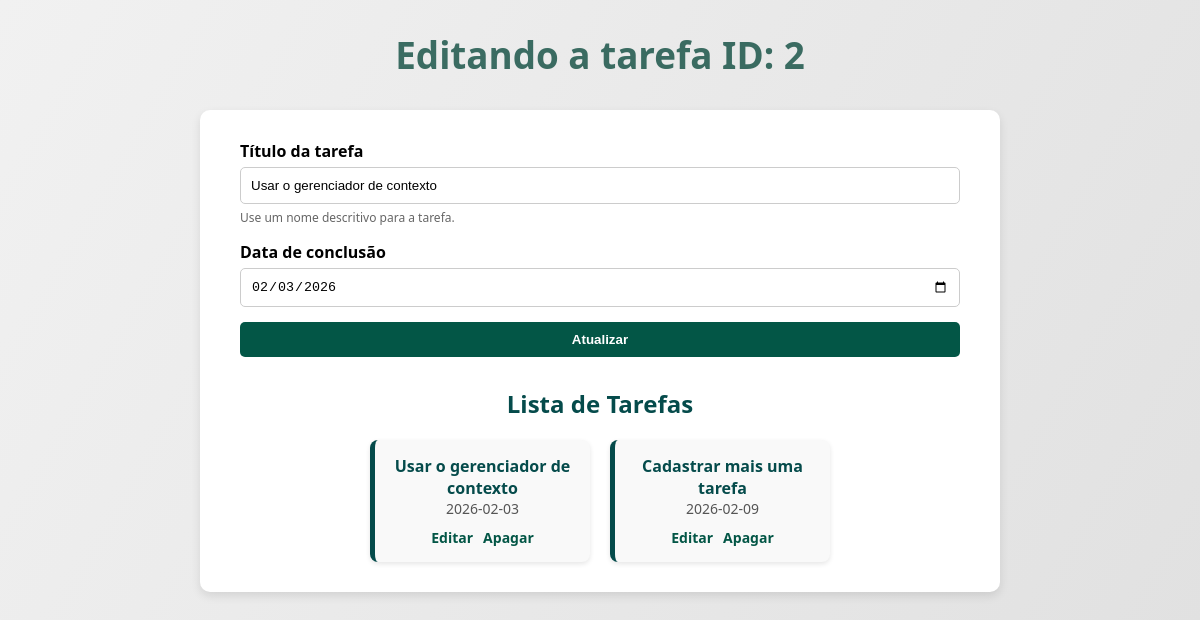
Screenshot of /update/2 with the database file from the repository.
### tables this page shows
CREATE TABLE tarefas (
        id INTEGER PRIMARY KEY AUTOINCREMENT,
        titulo_tarefa TEXT NOT NULL,
        data_conclusao TEXT);

### app.py (the view)
@app.route('/update/<int:idTarefa>', methods=['GET', 'POST'] )
def update(idTarefa):
    tarefa = None
    if request.method == 'POST':
        titulo = request.form['titulo-tarefa']
        data = request.form['data-conclusao']
        tarefa = Tarefa(titulo, data, idTarefa)
        tarefa.atualizar_tarefa()
        return redirect(url_for('agenda'))
    tarefas = Tarefa.obter_tarefas()
    tarefa_selecionada = Tarefa.id(idTarefa)
    return render_template('agenda.html', titulo=f'Editando a tarefa ID: {idTarefa}', tarefas=tarefas, tarefa_selecionada=tarefa_selecionada)

### models/database.py (called while the page is built)
    def buscar_tudo(self, query: str, params: tuple = ()) -> list[Any]:
        self.cursor.execute(query, params)
        return self.cursor.fetchall()

    def close(self) -> None:
        self.connection.close()

    def __enter__(self) -> Self:
        return self

    def __exit__(self, exc_type: Optional[Type[BaseException]], exc_value: Optional[BaseException], tb: Optional[TracebackType]) -> None:
        if exc_type is not None:
            print('Exceção capturada no contexto:')
            print(f'Tipo: {exc_type.__name__}')
            print(f'Mensagem: {exc_value}')
            print('Traceback completo:')
            traceback.print_tb(tb)
        self.close()

### models/tarefa.py (called while the page is built)
    @classmethod
    def id(cls, id: int) -> Self:
        with Database('./data/tarefas.sqlite3') as db:
            query: str = 'SELECT titulo_tarefa, data_conclusao FROM tarefas WHERE id = ?;'
            params: tuple = (id,)
            resultado: list[Any] = db.buscar_tudo(query, params)
            [[titulo, data]] = resultado
        return cls(id_tarefa=id, titulo_tarefa=titulo, data_conclusao=data)

    @classmethod
    def obter_tarefas(cls):
        with Database('./data/tarefas.sqlite3') as db:
            query = 'SELECT titulo_tarefa, data_conclusao, id FROM tarefas;'
            resultados: list[Any] = db.buscar_tudo(query)
            tarefas: list[Self] = [cls(titulo, data, id) for titulo, data, id in resultados]
            return tarefas

### templates/agenda.html
{% extends 'base.html' %}
{% block content %}
<section class="card formulario">
    <form method="POST">
        <div class="campo">
            <label for="titulo-tarefa">Título da tarefa</label>
            <input
                type="text"
                name="titulo-tarefa"
                id="titulo-tarefa"
                value="{{ tarefa_selecionada.titulo_tarefa if tarefa_selecionada else '' }}"
                required
            >
            <small>Use um nome descritivo para a tarefa.</small>
        </div>
        <div class="campo">
            <label for="data-conclusao">Data de conclusão</label>
            <input
                type="date"
                name="data-conclusao"
                id="data-conclusao"
                value="{{ tarefa_selecionada.data_conclusao if tarefa_selecionada else '' }}"
            >
        </div>
        <button type="submit">
            {{ 'Atualizar' if tarefa_selecionada else 'Adicionar' }}
        </button>
    </form>
</section>
<h2>Lista de Tarefas</h2>
{% if tarefas %}
<section id="lista-de-tarefas">
    {% for tarefa in tarefas %}
    <div class="card-tarefa">
        <p>{{ tarefa.titulo_tarefa }}</p>
        <span class="data">
            {{ tarefa.data_conclusao or 'Sem data definida' }}
        </span>
        <div class="acoes">
            <a href="{{ url_for('update', idTarefa=tarefa.id_tarefa) }}">Editar</a>
            <a href="{{ url_for('delete', idTarefa=tarefa.id_tarefa) }}">Apagar</a>
        </div>
    </div>
    {% endfor %}
</section>
{% else %}
<p class="vazio">Nenhuma tarefa cadastrada</p>
{% endif %}
{% endblock %}

### static/style.css (style rules this page uses)
* { margin: 0; padding: 0; box-sizing: border-box; }
.formulario form { display: flex; flex-direction: column; gap: 15px; }
.campo { display: flex; flex-direction: column; gap: 5px; }
.campo label { font-weight: bold; }
.campo input { padding: 10px; border-radius: 5px; border: 1px solid #ccc; }
.campo small { font-size: 12px; color: #666; }
button { padding: 10px; background-color: #035646; color: white; border: none; border-radius: 5px; font-weight: bold; cursor: pointer; }
h2 { text-align: center; margin: 30px 0 20px; color: #054b4b; }
#lista-de-tarefas { display: flex; flex-wrap: wrap; justify-content: center; gap: 20px; }
.card-tarefa { flex: 1 1 220px; min-width: 220px; max-width: 220px; min-height: 120px; background: #f9f9f9; border-left: 5px solid #054b4b; border-radius: 8px; padding: 15px; text-align: center; display: flex; flex-direction: column; justify-content: space-between; box-shadow: 0 2px 5px rgba(0,0,0,0.1); }
.card-tarefa p { font-weight: bold; color: #054b4b; }
.card-tarefa .data { font-size: 14px; color: #555; }
.acoes { display: flex; justify-content: center; gap: 10px; margin-top: 10px; }
.acoes a { text-decoration: none; font-size: 14px; color: #035646; font-weight: bold; }

### rows the page displays
tarefas: titulo-tarefa "Usar o gerenciador de contexto", data-conclusao "02/03/2026", titulo_tarefa "Usar o gerenciador de contexto", data_conclusao "2026-02-03"
tarefas: titulo_tarefa "Cadastrar mais uma tarefa", data_conclusao "2026-02-09"

### other values shown
{{ titulo }} "Editando a tarefa ID: 2"
{{ 'Atualizar' if tarefa_selecionada else 'Adicionar' }} "Atualizar"
